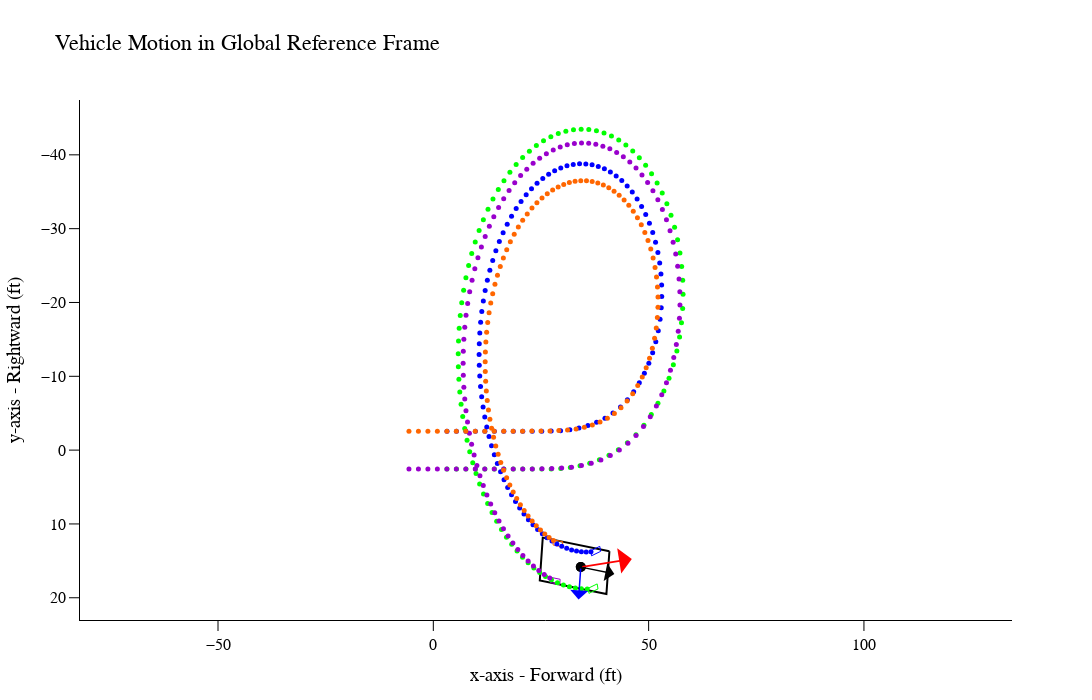

Notebook cell for this chart:
### Code cell
run.global_motion(109)

### Figure 1 — Plotly figure (JSON) as saved in the notebook; plotly's stock layout.template omitted (floating-point values rounded to 4 significant figures)
{"data": [{"line": {"color": "rgb(0, 0, 0)", "width": 2}, "mode": "lines", "name": "body", "type": "scatter", "x": [40.89, 40.2, 24.72, 25.42, 40.89], "y": [13.7, 19.49, 17.64, 11.85, 13.7]}, {"line": {"color": "rgb(0, 0, 255)", "width": 1}, "mode": "lines", "name": "LF", "type": "scatter", "x": [38.66, 38.85, 36.75, 36.56, 38.66], "y": [13.04, 13.72, 14.31, 13.63, 13.04]}, {"line": {"color": "rgb(0, 255, 0)", "width": 1}, "mode": "lines", "name": "RF", "type": "scatter", "x": [38.05, 38.24, 36.14, 35.95, 38.05], "y": [18.12, 18.81, 19.4, 18.72, 18.12]}, {"line": {"color": "rgb(153, 0, 204)", "width": 1}, "mode": "lines", "name": "RR", "type": "scatter", "x": [29.45, 29.37, 27.2, 27.28, 29.45], "y": [17.49, 18.2, 17.94, 17.24, 17.49]}, {"line": {"color": "rgb(255, 102, 0)", "width": 1}, "mode": "lines", "name": "LR", "type": "scatter", "x": [30.06, 29.97, 27.81, 27.89, 30.06], "y": [12.41, 13.11, 12.85, 12.15, 12.41]}, {"customdata": [10.9, 10.9], "hovertemplate": "<b>x</b>:%{x:.1f}<br><b>Y</b>: %{y:.1f}<br><b>time</b>: %{customdata:.3f}", "marker": {"color": "rgb(0, 0, 0)", "size": 10}, "mode": "markers", "name": "CG", "type": "scatter", "x": [34.25, 34.25], "y": [15.84, 15.84]}, {"marker": {"color": "rgb(0, 0, 255)", "size": 5, "symbol": ["circle", "circle", "circle", "circle", "circle", "circle", "circle", "circle", "circle", "circle", "circle", "circle", "circle", "circle", "circle", "circle", "circle", "circle", "circle", "circle", "circle", "circle", "circle", "circle", "circle", "circle", "circle", "circle", "circle", "circle", "circle", "circle", "circle", "circle", "circle", "circle", "circle", "circle", "circle", "circle", "circle", "circle", "circle", "circle", "circle", "circle", "circle", "circle", "circle", "circle", "circle", "circle", "circle", "circle", "circle", "circle", "circle", "circle", "circle", "circle", "circle", "circle", "circle", "circle", "circle", "circle", "circle", "circle", "circle", "circle", "circle", "circle", "circle", "circle", "circle", "circle", "circle", "circle", "circle", "circle", "circle", "circle", "circle", "circle", "circle", "circle", "circle", "circle", "circle", "circle", "circle", "circle", "circle", "circle", "circle", "circle", "circle", "circle", "circle", "circle", "circle", "circle", "circle", "circle", "circle", "circle", "circle", "circle", "circle"]}, "mode": "markers", "name": "LF", "type": "scatter", "x": [3.175, 5.375, 7.575, 9.775, 11.98, 14.18, 16.38, 18.58, 20.78, 22.98, 25.18, 27.37, 29.55, 31.71, 33.83, 35.9, 37.91, 39.86, 41.72, 43.46, 45.07, 46.53, 47.84, 49.01, 50.05, 50.94, 51.67, 52.24, 52.66, 52.92, 53.04, 53.02, 52.86, 52.57, 52.15, 51.61, 50.95, 50.19, 49.32, 48.36, 47.32, 46.2, 45.01, 43.76, 42.46, 41.11, 39.72, 38.31, 36.87, 35.42, 33.96, 32.49, 31.04, 29.6, 28.18, 26.78, 25.42, 24.09, 22.8, 21.56, 20.37, 19.24, 18.17, 17.16, 16.21, 15.33, 14.53, 13.79, 13.13, 12.55, 12.04, 11.61, 11.26, 10.99, 10.79, 10.68, 10.64, 10.67, 10.79, 10.97, 11.23, 11.55, 11.95, 12.41, 12.94, 13.52, 14.17, 14.87, 15.62, 16.42, 17.27, 18.16, 19.09, 20.05, 21.05, 22.08, 23.14, 24.22, 25.32, 26.43, 27.55, 28.69, 29.83, 30.97, 32.12, 33.25, 34.38, 35.5, 36.61], "y": [-2.562, -2.562, -2.562, -2.562, -2.562, -2.562, -2.562, -2.562, -2.562, -2.562, -2.562, -2.575, -2.632, -2.769, -3.002, -3.335, -3.776, -4.334, -5.024, -5.853, -6.821, -7.918, -9.12, -10.41, -11.76, -13.19, -14.67, -16.18, -17.72, -19.27, -20.82, -22.36, -23.87, -25.35, -26.78, -28.16, -29.48, -30.74, -31.92, -33.01, -34.03, -34.95, -35.78, -36.51, -37.15, -37.68, -38.11, -38.43, -38.65, -38.77, -38.79, -38.7, -38.51, -38.22, -37.84, -37.36, -36.79, -36.14, -35.4, -34.58, -33.69, -32.73, -31.7, -30.6, -29.45, -28.25, -27.0, -25.7, -24.37, -23.0, -21.61, -20.2, -18.76, -17.32, -15.86, -14.4, -12.95, -11.49, -10.05, -8.627, -7.219, -5.833, -4.474, -3.144, -1.848, -0.5878, 0.6323, 1.81, 2.942, 4.027, 5.062, 6.045, 6.974, 7.848, 8.664, 9.422, 10.12, 10.76, 11.34, 11.85, 12.31, 12.7, 13.03, 13.31, 13.51, 13.66, 13.75, 13.78, 13.76]}, {"marker": {"color": "rgb(0, 255, 0)", "size": 5, "symbol": ["circle", "circle", "circle", "circle", "circle", "circle", "circle", "circle", "circle", "circle", "circle", "circle", "circle", "circle", "circle", "circle", "circle", "circle", "circle", "circle", "circle", "circle", "circle", "circle", "circle", "circle", "circle", "circle", "circle", "circle", "circle", "circle", "circle", "circle", "circle", "circle", "circle", "circle", "circle", "circle", "circle", "circle", "circle", "circle", "circle", "circle", "circle", "circle", "circle", "circle", "circle", "circle", "circle", "circle", "circle", "circle", "circle", "circle", "circle", "circle", "circle", "circle", "circle", "circle", "circle", "circle", "circle", "circle", "circle", "circle", "circle", "circle", "circle", "circle", "circle", "circle", "circle", "circle", "circle", "circle", "circle", "circle", "circle", "circle", "circle", "circle", "circle", "circle", "circle", "circle", "circle", "circle", "circle", "circle", "circle", "circle", "circle", "circle", "circle", "circle", "circle", "circle", "circle", "circle", "circle", "circle", "circle", "circle", "circle"]}, "mode": "markers", "name": "RF", "type": "scatter", "x": [3.175, 5.375, 7.575, 9.775, 11.98, 14.18, 16.38, 18.58, 20.78, 22.98, 25.18, 27.38, 29.59, 31.82, 34.07, 36.32, 38.57, 40.79, 42.97, 45.07, 47.06, 48.92, 50.62, 52.17, 53.54, 54.73, 55.74, 56.56, 57.18, 57.63, 57.9, 57.99, 57.92, 57.67, 57.27, 56.72, 56.03, 55.19, 54.24, 53.16, 51.97, 50.68, 49.3, 47.84, 46.31, 44.71, 43.06, 41.36, 39.64, 37.88, 36.11, 34.33, 32.55, 30.78, 29.02, 27.29, 25.59, 23.93, 22.31, 20.74, 19.23, 17.78, 16.4, 15.09, 13.85, 12.7, 11.62, 10.63, 9.732, 8.92, 8.199, 7.572, 7.038, 6.599, 6.255, 6.005, 5.849, 5.786, 5.816, 5.937, 6.147, 6.444, 6.826, 7.291, 7.836, 8.459, 9.156, 9.924, 10.76, 11.66, 12.62, 13.64, 14.71, 15.83, 16.99, 18.2, 19.44, 20.72, 22.02, 23.35, 24.7, 26.06, 27.44, 28.83, 30.22, 31.61, 33.0, 34.37, 35.74], "y": [2.562, 2.562, 2.562, 2.562, 2.562, 2.562, 2.562, 2.562, 2.562, 2.562, 2.562, 2.55, 2.493, 2.354, 2.117, 1.772, 1.308, 0.7055, -0.05334, -0.9852, -2.098, -3.384, -4.816, -6.366, -8.013, -9.747, -11.55, -13.42, -15.32, -17.25, -19.18, -21.11, -23.01, -24.88, -26.71, -28.48, -30.19, -31.82, -33.37, -34.83, -36.19, -37.44, -38.59, -39.62, -40.53, -41.33, -42.0, -42.55, -42.97, -43.26, -43.44, -43.48, -43.41, -43.21, -42.89, -42.46, -41.92, -41.26, -40.5, -39.64, -38.69, -37.64, -36.51, -35.29, -34.0, -32.64, -31.22, -29.74, -28.2, -26.62, -25.0, -23.35, -21.67, -19.96, -18.24, -16.51, -14.77, -13.04, -11.31, -9.59, -7.889, -6.208, -4.554, -2.931, -1.343, 0.2051, 1.71, 3.168, 4.575, 5.929, 7.225, 8.462, 9.636, 10.75, 11.79, 12.76, 13.67, 14.5, 15.26, 15.95, 16.57, 17.1, 17.57, 17.96, 18.28, 18.52, 18.69, 18.78, 18.81]}, {"marker": {"color": "rgb(153, 0, 204)", "size": 5, "symbol": ["circle", "circle", "circle", "circle", "circle", "circle", "circle", "circle", "circle", "circle", "circle", "circle", "circle", "circle", "circle", "circle", "circle", "circle", "circle", "circle", "circle", "circle", "circle", "circle", "circle", "circle", "circle", "circle", "circle", "circle", "circle", "circle", "circle", "circle", "circle", "circle", "circle", "circle", "circle", "circle", "circle", "circle", "circle", "circle", "circle", "circle", "circle", "circle", "circle", "circle", "circle", "circle", "circle", "circle", "circle", "circle", "circle", "circle", "circle", "circle", "circle", "circle", "circle", "circle", "circle", "circle", "circle", "circle", "circle", "circle", "circle", "circle", "circle", "circle", "circle", "circle", "circle", "circle", "circle", "circle", "circle", "circle", "circle", "circle", "circle", "circle", "circle", "circle", "circle", "circle", "circle", "circle", "circle", "circle", "circle", "circle", "circle", "circle", "circle", "circle", "circle", "circle", "circle", "circle", "circle", "circle", "circle", "circle", "circle"]}, "mode": "markers", "name": "RR", "type": "scatter", "x": [-5.658, -3.458, -1.258, 0.9417, 3.142, 5.342, 7.542, 9.742, 11.94, 14.14, 16.34, 18.54, 20.76, 22.99, 25.24, 27.52, 29.81, 32.1, 34.4, 36.68, 38.92, 41.1, 43.2, 45.2, 47.07, 48.8, 50.38, 51.79, 53.05, 54.14, 55.07, 55.83, 56.44, 56.88, 57.15, 57.28, 57.25, 57.07, 56.74, 56.28, 55.69, 54.97, 54.14, 53.19, 52.14, 51.0, 49.77, 48.45, 47.07, 45.63, 44.12, 42.58, 40.99, 39.37, 37.73, 36.08, 34.42, 32.76, 31.1, 29.46, 27.84, 26.25, 24.69, 23.17, 21.7, 20.27, 18.9, 17.59, 16.34, 15.16, 14.05, 13.01, 12.05, 11.16, 10.36, 9.638, 9.0, 8.447, 7.979, 7.597, 7.301, 7.09, 6.965, 6.924, 6.967, 7.092, 7.298, 7.583, 7.945, 8.382, 8.892, 9.472, 10.12, 10.83, 11.61, 12.44, 13.33, 14.27, 15.25, 16.29, 17.36, 18.48, 19.63, 20.81, 22.01, 23.24, 24.49, 25.76, 27.04], "y": [2.562, 2.562, 2.562, 2.562, 2.562, 2.562, 2.562, 2.562, 2.562, 2.562, 2.562, 2.562, 2.558, 2.55, 2.534, 2.501, 2.435, 2.31, 2.1, 1.78, 1.329, 0.7326, -0.0201, -0.931, -1.995, -3.201, -4.535, -5.979, -7.517, -9.133, -10.81, -12.54, -14.3, -16.09, -17.88, -19.67, -21.44, -23.19, -24.9, -26.57, -28.17, -29.72, -31.2, -32.59, -33.9, -35.12, -36.25, -37.28, -38.2, -39.02, -39.73, -40.32, -40.81, -41.18, -41.44, -41.58, -41.62, -41.54, -41.35, -41.06, -40.66, -40.15, -39.55, -38.85, -38.06, -37.18, -36.22, -35.18, -34.06, -32.88, -31.62, -30.31, -28.94, -27.53, -26.06, -24.56, -23.03, -21.46, -19.87, -18.27, -16.65, -15.02, -13.39, -11.76, -10.13, -8.522, -6.926, -5.35, -3.798, -2.274, -0.7828, 0.6726, 2.089, 3.462, 4.789, 6.068, 7.295, 8.469, 9.586, 10.64, 11.64, 12.58, 13.45, 14.26, 15.01, 15.68, 16.29, 16.84, 17.31]}, {"marker": {"color": "rgb(255, 102, 0)", "size": 5, "symbol": ["circle", "circle", "circle", "circle", "circle", "circle", "circle", "circle", "circle", "circle", "circle", "circle", "circle", "circle", "circle", "circle", "circle", "circle", "circle", "circle", "circle", "circle", "circle", "circle", "circle", "circle", "circle", "circle", "circle", "circle", "circle", "circle", "circle", "circle", "circle", "circle", "circle", "circle", "circle", "circle", "circle", "circle", "circle", "circle", "circle", "circle", "circle", "circle", "circle", "circle", "circle", "circle", "circle", "circle", "circle", "circle", "circle", "circle", "circle", "circle", "circle", "circle", "circle", "circle", "circle", "circle", "circle", "circle", "circle", "circle", "circle", "circle", "circle", "circle", "circle", "circle", "circle", "circle", "circle", "circle", "circle", "circle", "circle", "circle", "circle", "circle", "circle", "circle", "circle", "circle", "circle", "circle", "circle", "circle", "circle", "circle", "circle", "circle", "circle", "circle", "circle", "circle", "circle", "circle", "circle", "circle", "circle", "circle", "circle"]}, "mode": "markers", "name": "LR", "type": "scatter", "x": [-5.658, -3.458, -1.258, 0.9417, 3.142, 5.342, 7.542, 9.742, 11.94, 14.14, 16.34, 18.54, 20.72, 22.88, 25.0, 27.09, 29.15, 31.17, 33.15, 35.07, 36.93, 38.71, 40.42, 42.05, 43.58, 45.01, 46.3, 47.48, 48.52, 49.43, 50.21, 50.86, 51.38, 51.77, 52.03, 52.16, 52.17, 52.06, 51.83, 51.49, 51.04, 50.49, 49.85, 49.12, 48.3, 47.4, 46.43, 45.4, 44.31, 43.16, 41.97, 40.74, 39.48, 38.2, 36.89, 35.57, 34.24, 32.92, 31.59, 30.28, 28.99, 27.71, 26.46, 25.24, 24.05, 22.91, 21.81, 20.75, 19.74, 18.79, 17.89, 17.05, 16.27, 15.55, 14.9, 14.31, 13.79, 13.33, 12.95, 12.63, 12.38, 12.2, 12.09, 12.05, 12.07, 12.16, 12.31, 12.53, 12.8, 13.14, 13.54, 13.99, 14.5, 15.06, 15.67, 16.32, 17.02, 17.77, 18.55, 19.37, 20.22, 21.1, 22.01, 22.95, 23.91, 24.89, 25.88, 26.89, 27.91], "y": [-2.562, -2.562, -2.562, -2.562, -2.562, -2.562, -2.562, -2.562, -2.562, -2.562, -2.562, -2.563, -2.567, -2.574, -2.586, -2.606, -2.648, -2.73, -2.87, -3.088, -3.394, -3.802, -4.324, -4.971, -5.746, -6.642, -7.646, -8.742, -9.917, -11.16, -12.45, -13.79, -15.16, -16.55, -17.95, -19.35, -20.73, -22.1, -23.45, -24.75, -26.02, -27.23, -28.39, -29.49, -30.52, -31.48, -32.36, -33.16, -33.89, -34.52, -35.07, -35.54, -35.91, -36.19, -36.38, -36.48, -36.49, -36.42, -36.25, -36.0, -35.66, -35.24, -34.74, -34.16, -33.51, -32.79, -32.0, -31.14, -30.23, -29.26, -28.23, -27.16, -26.04, -24.88, -23.68, -22.45, -21.2, -19.92, -18.62, -17.3, -15.98, -14.64, -13.31, -11.97, -10.64, -9.315, -8.003, -6.708, -5.431, -4.176, -2.946, -1.744, -0.5738, 0.5631, 1.664, 2.726, 3.747, 4.726, 5.66, 6.548, 7.388, 8.179, 8.919, 9.608, 10.25, 10.83, 11.36, 11.84, 12.26]}], "layout": {"annotations": [{"arrowcolor": "rgb(255, 0, 0)", "arrowhead": 1, "arrowsize": 2.5, "arrowwidth": 1.7, "ax": 34.25, "axref": "x", "ay": 15.84, "ayref": "y", "showarrow": true, "text": "", "x": 46.09, "xref": "x", "y": 14.74, "yref": "y"}, {"arrowcolor": "rgb(0, 0, 0)", "arrowhead": 1, "arrowsize": 2, "arrowwidth": 1.5, "ax": 34.25, "axref": "x", "ay": 15.84, "ayref": "y", "showarrow": true, "text": "", "x": 42.03, "xref": "x", "y": 16.77, "yref": "y"}, {"arrowcolor": "rgb(0, 0, 255)", "arrowhead": 1, "arrowsize": 2, "arrowwidth": 1.5, "ax": 34.25, "axref": "x", "ay": 15.84, "ayref": "y", "showarrow": true, "text": "", "x": 33.72, "xref": "x", "y": 20.23, "yref": "y"}], "autosize": false, "font": {"color": "black", "family": "Arial", "size": 16}, "height": 700, "showlegend": false, "title": {"text": "Vehicle Motion in Global Reference Frame"}, "width": 1200, "xaxis": {"linecolor": "black", "linewidth": 1, "showgrid": false, "showline": true, "tickcolor": "black", "ticklen": 10, "ticks": "outside", "tickwidth": 1, "title": {"text": "x-axis - Forward (ft)"}, "zeroline": false}, "yaxis": {"autorange": "reversed", "linecolor": "black", "linewidth": 1, "scaleanchor": "x", "scaleratio": 1.714, "showgrid": false, "showline": true, "tickcolor": "black", "ticklen": 10, "ticks": "outside", "tickwidth": 1, "title": {"text": "y-axis - Rightward (ft)"}, "zeroline": false}}}
